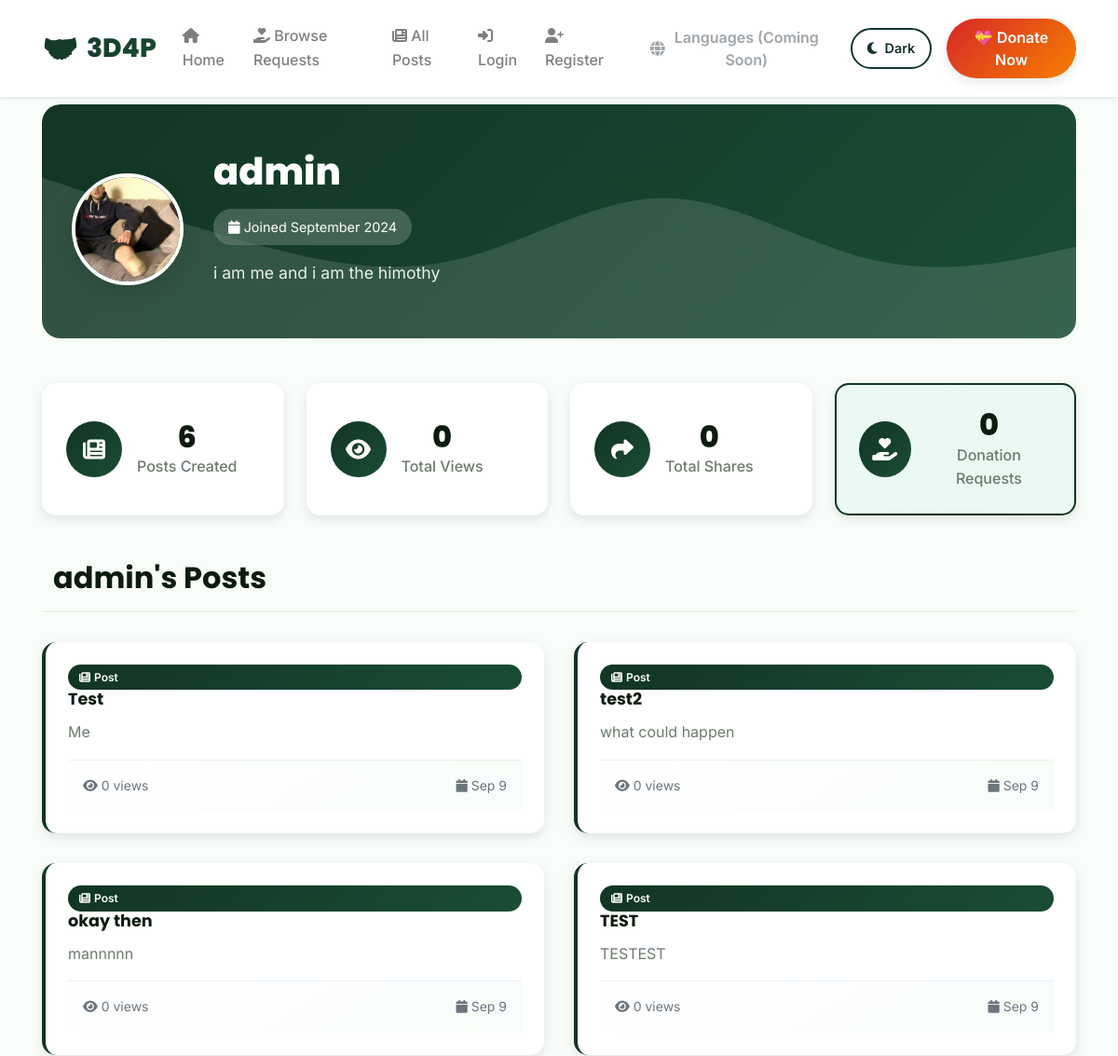
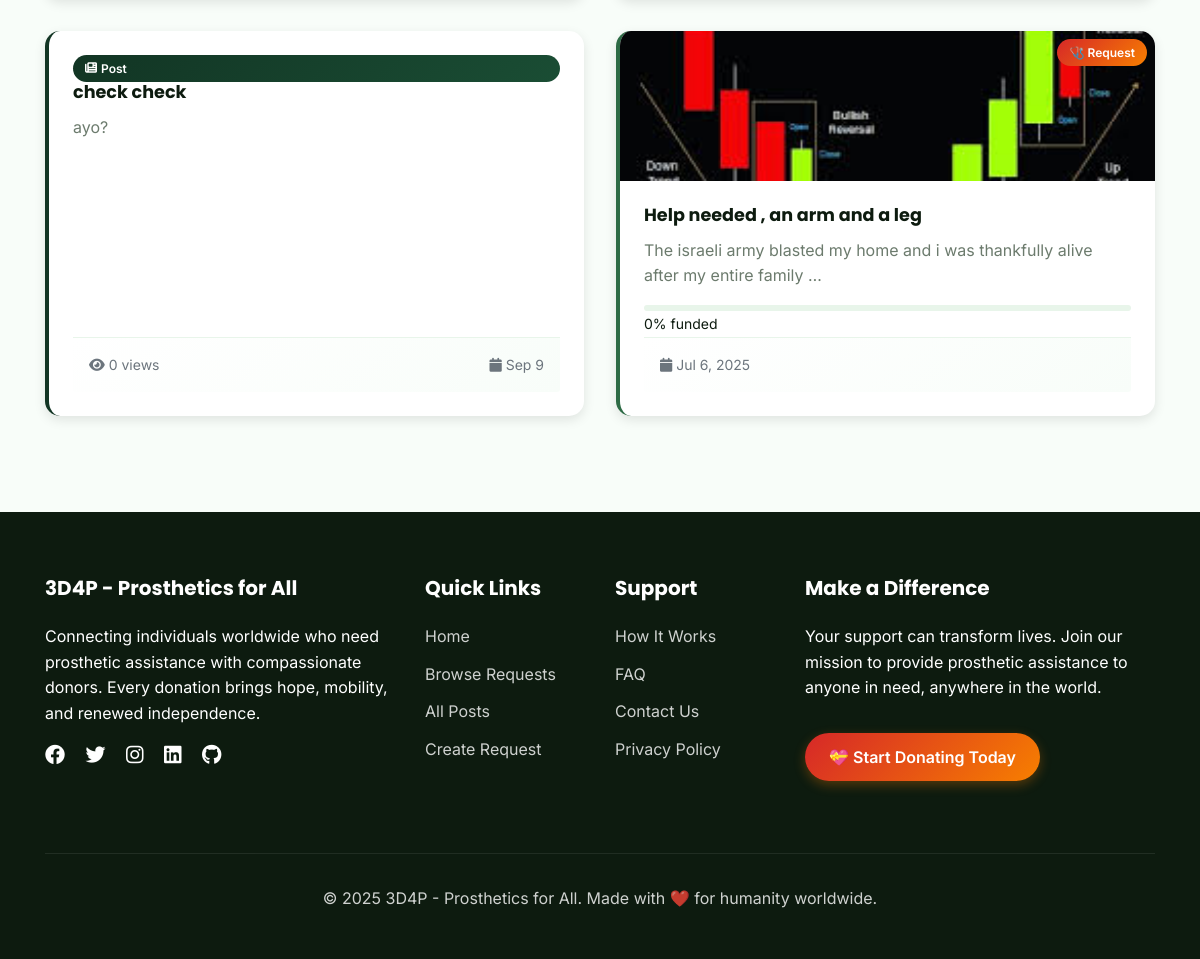
Before: /users/profile/admin/ with the older database file (2 pictures, top to bottom).
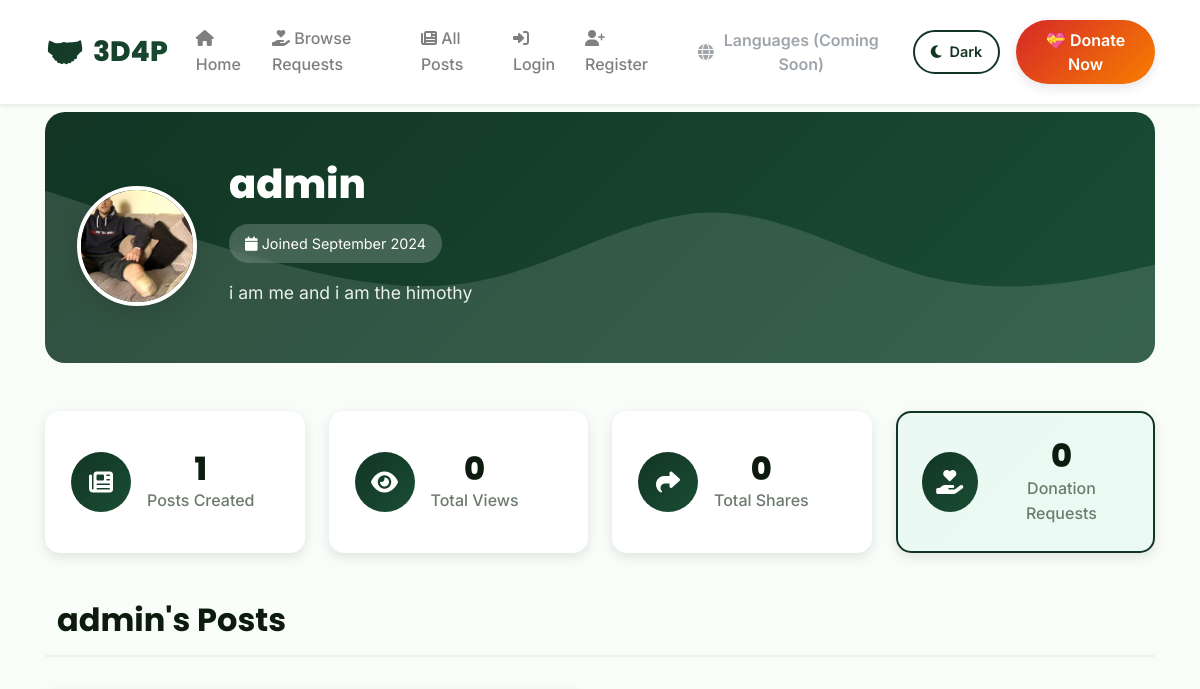
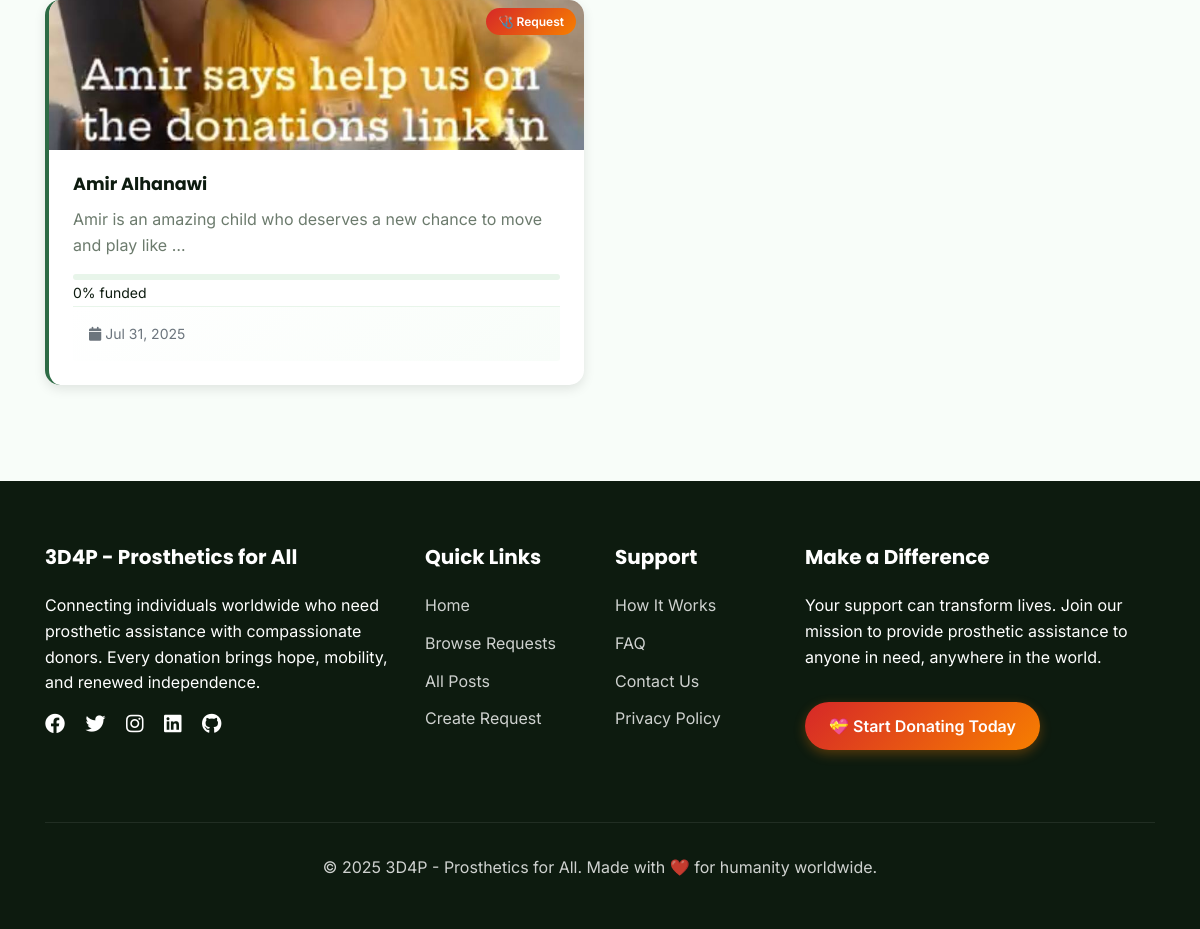
After: the same page with the newer database file (2 pictures, top to bottom).
### users/models.py (models this page shows, shortened)
class CustomUser(AbstractUser):
    is_member = models.BooleanField(default=False)
    is_verified = models.BooleanField(default=False)
    bio = models.TextField(blank=True)
    date_of_birth = models.DateField(null=True, blank=True)
    pass

class MemberProfile(models.Model):
    user = models.OneToOneField(settings.AUTH_USER_MODEL, on_delete=models.CASCADE)
    photo = models.ImageField(upload_to='profile_photos',  default='default.jpg')
    bio = models.TextField(max_length=500, blank=True)
    is_verified = models.BooleanField(default=False)

### posts/models.py (models this page shows, shortened)
class Post(models.Model):
    POST_TYPE_CHOICES = [
        ('regular', 'Regular Post'),
        ('donation', 'Donation Request'),
    ]
    author = models.ForeignKey(User, on_delete=models.CASCADE, null=True, blank=True)
    author_name = models.CharField(max_length=100, blank=True)
    title = models.CharField(max_length=200)
    content = models.TextField()
    post_type = models.CharField(max_length=20, choices=POST_TYPE_CHOICES, default='regular')
    is_approved = models.BooleanField(default=False)
    created_at = models.DateTimeField(auto_now_add=True)
    updated_at = models.DateTimeField(auto_now=True)
    view_count = models.IntegerField(default=0)
    share_count = models.IntegerField(default=0)
    image = models.ImageField(upload_to='post_images/', null=True, blank=True)

### donations/models.py (models this page shows, shortened)
class DonationGoal(models.Model):
    post = models.OneToOneField(Post, on_delete=models.CASCADE, related_name='donation_goal')
    goal_amount = models.DecimalField(max_digits=10, decimal_places=2)
    current_amount = models.DecimalField(max_digits=10, decimal_places=2, default=Decimal('0.00'))
    is_active = models.BooleanField(default=True)
    created_at = models.DateTimeField(auto_now_add=True)
    @property
    def progress_percentage(self):
        if self.goal_amount == 0:
            return 0
        return min((self.current_amount / self.goal_amount) * 100, 100)

### users/views.py (the view)
# urls.py: path('profile/<str:username>/', views.profile_view, name='user_profile'),
def profile_view(request, username):
    profile_user = get_object_or_404(User, username=username)
    posts = Post.objects.filter(author=profile_user, is_approved=True)
    if request.user.is_authenticated and request.user == profile_user:
        if request.method == 'POST':
            u_form = UserUpdateForm(request.POST, instance=profile_user)
            p_form = ProfileUpdateForm(request.POST, request.FILES, instance=profile_user.memberprofile)
            if u_form.is_valid() and p_form.is_valid():
                u_form.save()
                p_form.save()
                messages.success(request, 'Your profile has been updated!')
                return redirect('user_profile', username=username)
        else:
            u_form = UserUpdateForm(instance=profile_user)
            p_form = ProfileUpdateForm(instance=profile_user.memberprofile)
    else:
        u_form = None
        p_form = None
    context = {
        'profile_user': profile_user,
        'posts': posts,
        'u_form': u_form,
        'p_form': p_form,
        'is_own_profile': request.user.is_authenticated and request.user == profile_user
    }
    return render(request, 'users/profile.html', context)

### users/templates/users/profile.html (shortened to what this page needs)
{% extends 'base.html' %}
{% load static %}
{% load user_tags %}
{% block content %}
<div class="container" style="padding-top: 2rem;">
    <div class="profile-header" data-aos="fade-up">
        <div class="profile-cover">
            <div class="profile-info">
                <div class="profile-avatar">
                    {% if profile_user.memberprofile.photo %}
                    <img src="{{ profile_user.memberprofile.photo.url }}" alt="{{ profile_user.username }}" class="avatar-img">
                    {% else %}
                    <div class="avatar-placeholder">
                        <i class="fas fa-user"></i>
                    </div>
                    {% endif %}
                </div>
                <div class="profile-details">
                    <h1 class="profile-name">{{ profile_user.username }}</h1>
                    <div class="profile-badges">
                        <span class="badge-joined">
                            <i class="fas fa-calendar"></i> Joined {{ profile_user.date_joined|date:"F Y" }}
                        </span>
                    </div>
                    {% if profile_user.memberprofile.bio %}
                    <p class="profile-bio">{{ profile_user.memberprofile.bio }}</p>
                    {% else %}
                    <p class="profile-bio text-muted">No bio provided yet.</p>
                    {% endif %}
                </div>
            </div>
        </div>
    </div>
    <div class="profile-stats" data-aos="fade-up" data-aos-delay="100">
        <div class="stats-grid">
            <div class="stat-card">
                <div class="stat-icon">
                    <i class="fas fa-newspaper"></i>
                </div>
                <div class="stat-content">
                    <h3>{{ posts|length }}</h3>
                    <p>Posts Created</p>
                </div>
            </div>
            <div class="stat-card">
                <div class="stat-icon">
                    <i class="fas fa-eye"></i>
                </div>
                <div class="stat-content">
                    <h3>{{ total_views|default:0 }}</h3>
                    <p>Total Views</p>
                </div>
            </div>
            <div class="stat-card">
                <div class="stat-icon">
                    <i class="fas fa-share"></i>
                </div>
                <div class="stat-content">
                    <h3>{{ total_shares|default:0 }}</h3>
                    <p>Total Shares</p>
                </div>
            </div>
            <div class="stat-card primary">
                <div class="stat-icon">
                    <i class="fas fa-hand-holding-heart"></i>
                </div>
                <div class="stat-content">
                    <h3>{{ donation_posts|default:0 }}</h3>
                    <p>Donation Requests</p>
                </div>
            </div>
        </div>
    </div>
    <div class="profile-posts" data-aos="fade-up" data-aos-delay="200">
        <div class="section-header">
            <h2>
                {% if is_own_profile %}Your{% else %}{{ profile_user.username }}'s{% endif %} Posts
            </h2>
        </div>
        {% if posts %}
        <div class="posts-grid">
            {% for post in posts %}
            <div class="post-card-profile" data-aos="fade-up" data-aos-delay="{% cycle '100' '200' '300' %}">
                {% if post.post_type == 'donation' %}
                <div class="donation-card-mini">
                    {% if post.image %}
                    <div class="card-img-wrapper">
                        <img src="{{ post.image.url }}" class="card-img-top" alt="{{ post.title }}">
                        <div class="urgency-badge-mini">
                            🩺 Request
                        </div>
                    </div>
                    {% endif %}
                    <div class="card-content">
                        <h4>
                            <a href="{% url 'post_detail' post.pk %}">{{ post.title }}</a>
                        </h4>
                        <p>{{ post.content|truncatewords:15 }}</p>
                        {% if post.donation_goal %}
                        <div class="mini-progress">
                            <div class="progress">
                            </div>
                            <small>{{ post.donation_goal.progress_percentage|floatformat:0 }}% funded</small>
                        </div>
                        {% endif %}
                        <div class="card-footer">
                            <small class="text-muted">
                                <i class="fas fa-calendar"></i> {{ post.created_at|date:"M j, Y" }}
                            </small>
                        </div>
                    </div>
                </div>
                {% else %}
                <div class="regular-card-mini">
                    <div class="card-content">
                        <span class="post-type-badge">
                            <i class="fas fa-newspaper"></i> Post
                        </span>
                        <h4>
                            <a href="{% url 'post_detail' post.pk %}">{{ post.title }}</a>
                        </h4>
                        <p>{{ post.content|truncatewords:20 }}</p>
                        <div class="card-footer">
                            <small class="text-muted">
                                <i class="fas fa-eye"></i> {{ post.view_count }} views
                            </small>
                            <small class="text-muted">
                                <i class="fas fa-calendar"></i> {{ post.created_at|date:"M j" }}
                            </small>
                        </div>
                    </div>
                </div>
                {% endif %}
            </div>
            {% endfor %}
        </div>
        {% endif %}
    </div>
</div>
{% endblock content %}

Changed rows visible on the page:
removed Post: title "Test", content "Me", view_count "0", created_at "Sep 9"
removed Post: title "test2", content "what could happen", view_count "0", created_at "Sep 9"
removed Post: title "okay then", content "mannnnn", view_count "0", created_at "Sep 9"
removed Post: title "TEST", content "TESTEST", view_count "0", created_at "Sep 9"
removed Post: title "check check", content "ayo?", view_count "0", created_at "Sep 9"
removed Post: image (picture), title "Help needed , an arm and a leg", content "The israeli army blasted my home and i was thankfully alive after my entire family …", donation_goal.progress_percentage "0", created_at "Jul 6, 2025"
added Post: image (picture), title "Amir Alhanawi", content "Amir is an amazing child who deserves a new chance to move and play like …", donation_goal.progress_percentage "0", created_at "Jul 31, 2025"
Other visible differences:
{{ posts|length }}: "6" → "1"
